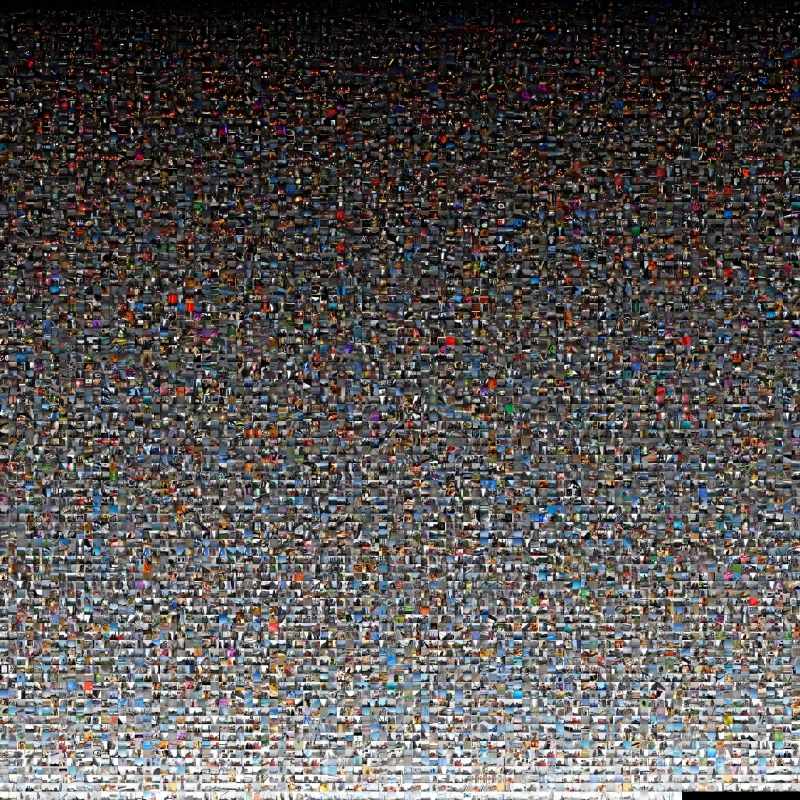
#> input picture frontend/show/state/hero-mosaic.jpg, 2400 x 2400 px (shown at 1/3 size)
$ python -i pixel_analysis.py   (imports and definitions only)
#> lines starting #> are read from the running program, lines starting #| are printed output that depends on the picture; after the words box and inside, x2 and y2 are one past the last pixel; in counts of white or black regions, pixels touching at a corner belong together
#!/usr/bin/env python3
"""
image_analysis.py — Programmatic pixel-level analysis for auto-enhance profiling.

Computes histogram stats, white balance, contrast, noise, and correction
recommendations for every image. Uses the display-tier JPEG (2048px) for speed.

This data complements Gemini's semantic analysis: Gemini tells us *what's in
the photo*, this tells us *what's wrong with the pixels*.

Usage:
    python image_analysis.py                  # Analyze all unprocessed
    python image_analysis.py --test 50        # Only 50 images
    python image_analysis.py --workers 6      # Override parallelism
    python image_analysis.py --force          # Re-analyze everything
"""
from __future__ import annotations

import argparse
import json
import os
import sys
import time
from datetime import datetime, timezone
from multiprocessing import Pool
from pathlib import Path
from typing import Optional, Dict, Any, Tuple

import numpy as np
from PIL import Image

sys.path.insert(0, str(Path(__file__).resolve().parent.parent))
import database as db

# ---------------------------------------------------------------------------
# Configuration
# ---------------------------------------------------------------------------

PROJECT_ROOT = db.PROJECT_ROOT
RENDERED_DIR = PROJECT_ROOT / "images" / "rendered"

# Use full tier (3840px, q92) — closest to original color truth
ANALYSIS_TIER = "full"
ANALYSIS_FORMAT = "jpeg"


# ---------------------------------------------------------------------------
# Core analysis functions
# ---------------------------------------------------------------------------

def analyze_image(image_path: str) -> Optional[Dict[str, Any]]:
    """Run full pixel-level analysis on a single image.

    Returns a dict of metrics, or None on error.
    """
    try:
        img = Image.open(image_path)
#> img is the input picture: PIL image 2400x2400 RGB; mean R, G, B 88.3, 85.1, 83.3
        img = img.convert("RGB")
        arr = np.array(img, dtype=np.float64)

        result = {}

        # --- Brightness / Luminance ---
        # ITU-R BT.601 luma
        luma = 0.299 * arr[:, :, 0] + 0.587 * arr[:, :, 1] + 0.114 * arr[:, :, 2]
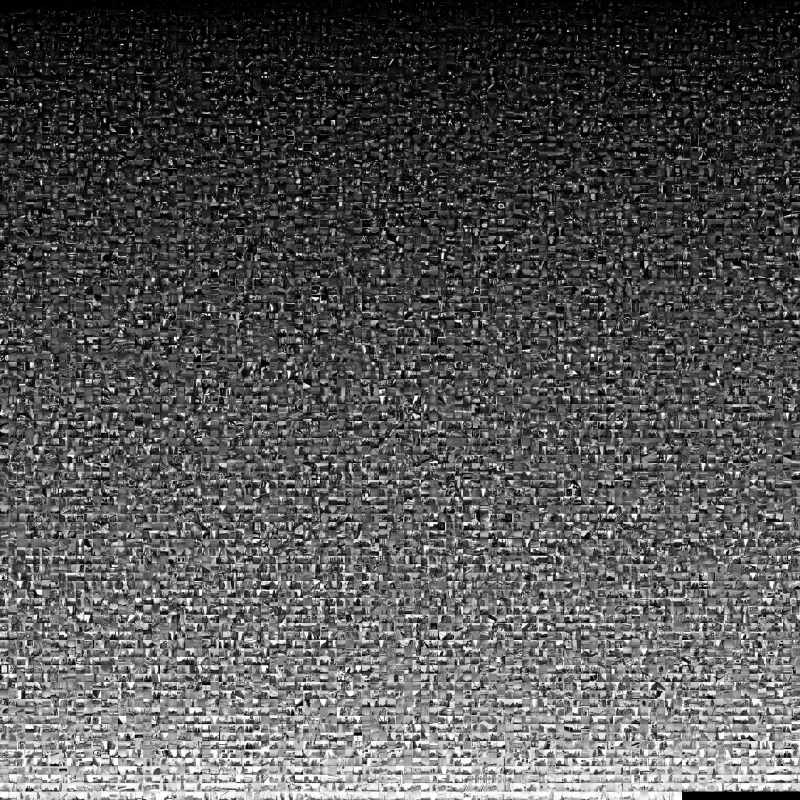
#> luma: shape (2400, 2400) float64 (shown at 1/3 size); min 0, max 255, mean 85.8
        result["mean_brightness"] = float(np.mean(luma))
        result["std_brightness"] = float(np.std(luma))

        # --- Histogram clipping ---
        total_pixels = luma.size
        result["clip_low_pct"] = float(np.sum(luma < 5) / total_pixels * 100)
        result["clip_high_pct"] = float(np.sum(luma > 250) / total_pixels * 100)

        # Dynamic range: 2nd-98th percentile spread
        p2, p98 = np.percentile(luma, [2, 98])
#> p2 = 1; p98 = 246.1
        result["dynamic_range"] = float(p98 - p2)

        # Low-key / high-key detection
        result["is_low_key"] = 1 if result["mean_brightness"] < 60 else 0
        result["is_high_key"] = 1 if result["mean_brightness"] > 190 else 0

        # --- Channel means (for white balance) ---
        mean_r = float(np.mean(arr[:, :, 0]))
#> mean_r = 88.26
        mean_g = float(np.mean(arr[:, :, 1]))
#> mean_g = 85.08
        mean_b = float(np.mean(arr[:, :, 2]))
#> mean_b = 83.31
        result["mean_r"] = mean_r
        result["mean_g"] = mean_g
        result["mean_b"] = mean_b

        # White balance shifts (relative to green as reference)
        grey_mean = (mean_r + mean_g + mean_b) / 3.0
#> grey_mean = 85.55
        if grey_mean > 0:
            result["wb_shift_r"] = float((mean_r - grey_mean) / grey_mean)
            result["wb_shift_b"] = float((mean_b - grey_mean) / grey_mean)
        else:
            result["wb_shift_r"] = 0.0
            result["wb_shift_b"] = 0.0

        # Color cast detection
        result["color_cast"] = _detect_color_cast(
            result["wb_shift_r"], result["wb_shift_b"]
        )

        # --- Saturation (HSV) ---
        # Convert to HSV via numpy for speed
        hsv = _rgb_to_hsv_fast(arr)
#> in _rgb_to_hsv_fast, `mask = delta > 0`:
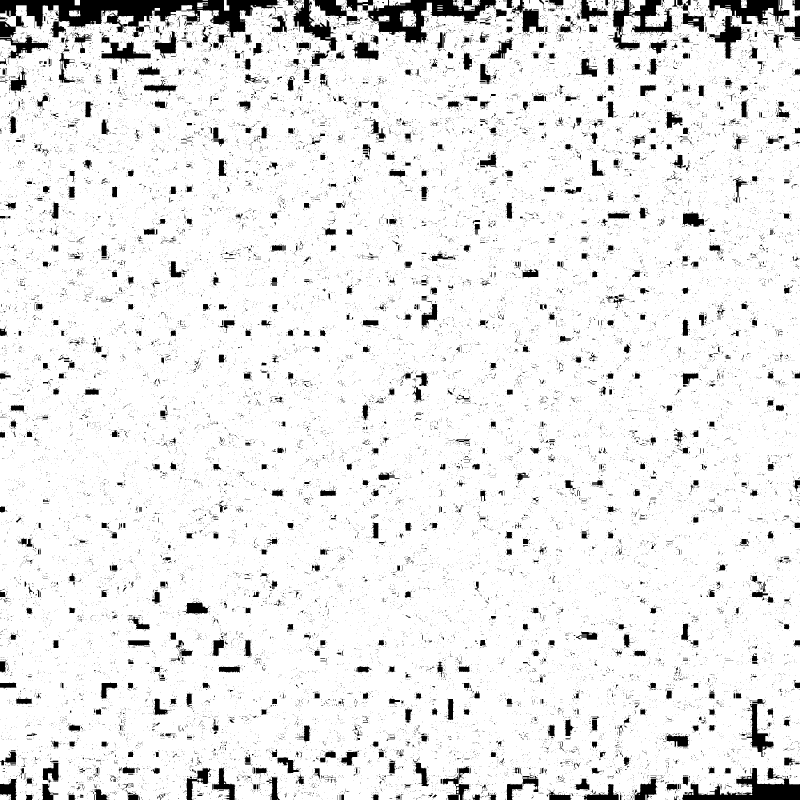
#> mask: shape (2400, 2400) bool (shown at 1/3 size); 92% white; 32268 black regions (30860 under 20 px), largest, box (x1, y1, x2, y2) and area: (0, 0, 840, 112) 42665, (1102, 0, 1520, 132) 19422, (2124, 0, 2368, 176) 13806
#> in _rgb_to_hsv_fast, `return np.stack([hue, sat, maxc], axis=-1)`:
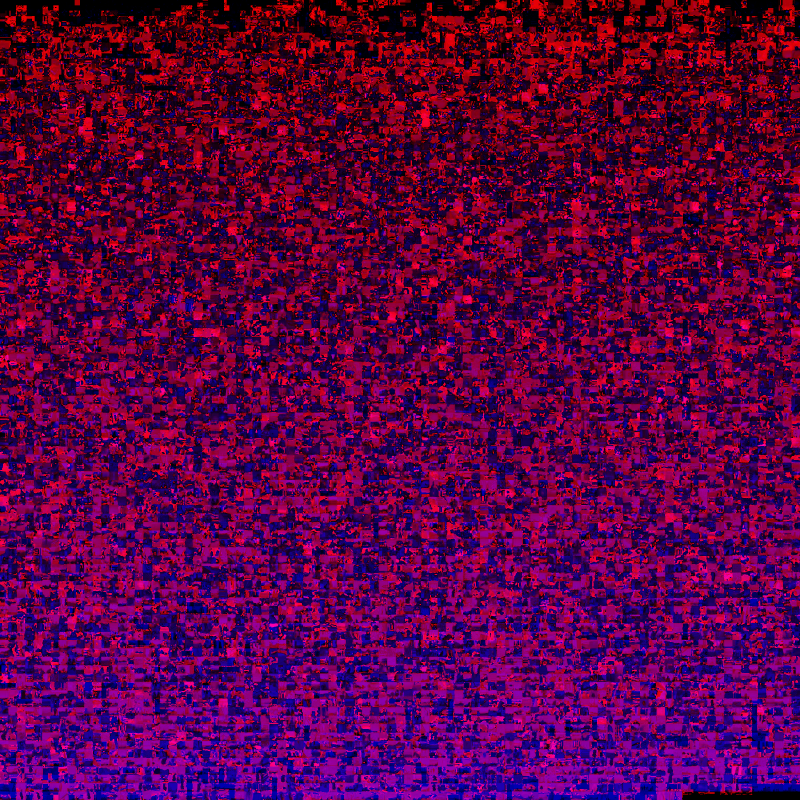
#> returned value: shape (2400, 2400, 3) float64 (shown at 1/3 size); mean of channels 0, 1, 2 128.3, 0.3, 96; drawn with min black and max white
        sat = hsv[:, :, 1]
        result["mean_saturation"] = float(np.mean(sat))
        result["std_saturation"] = float(np.std(sat))

        # Dominant hue (weighted by saturation)
        hue = hsv[:, :, 0]  # 0-360
        # Only consider pixels with meaningful saturation
        sat_mask = sat > 0.1
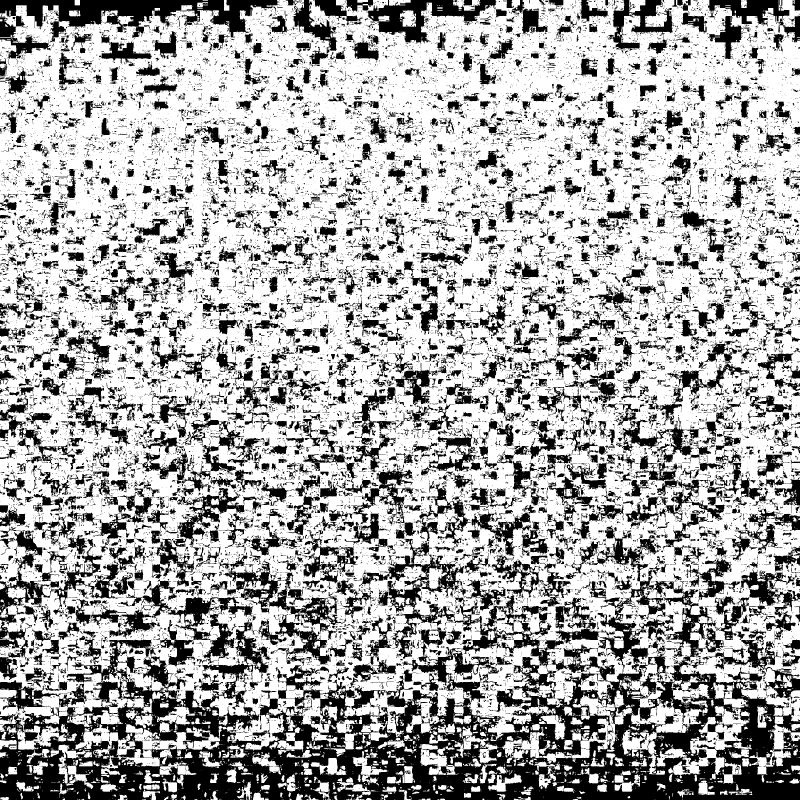
#> sat_mask: shape (2400, 2400) bool (shown at 1/3 size); 67.2% white; 30352 black regions (26541 under 20 px), largest, box (x1, y1, x2, y2) and area: (0, 1575, 2400, 2400) 572872, (0, 0, 840, 176) 49574, (631, 1667, 1038, 1996) 27808
        if np.sum(sat_mask) > 100:
            weighted_hue = hue[sat_mask]
            weighted_sat = sat[sat_mask]
            # Circular mean for hue
            rad = np.deg2rad(weighted_hue)
            sin_sum = np.sum(np.sin(rad) * weighted_sat)
#> sin_sum = 128772
            cos_sum = np.sum(np.cos(rad) * weighted_sat)
#> cos_sum = 500797.9
            mean_hue = np.rad2deg(np.arctan2(sin_sum, cos_sum)) % 360
#> mean_hue = 14.42
            result["dominant_hue"] = int(round(mean_hue))
        else:
            result["dominant_hue"] = -1  # achromatic

        # --- Contrast ---
        # Michelson contrast on luminance percentiles
        if p98 + p2 > 0:
            result["contrast_ratio"] = float((p98 - p2) / (p98 + p2))
        else:
            result["contrast_ratio"] = 0.0

        # --- Noise estimate ---
        # Laplacian variance on luminance (higher = sharper/noisier)
        result["noise_estimate"] = _estimate_noise(luma)
#> in _estimate_noise, `lap = ( -4.0 * patch[1:-1, 1:-1] + patch[:-2, 1:-1] + patch[2:, 1:-1] ..`:
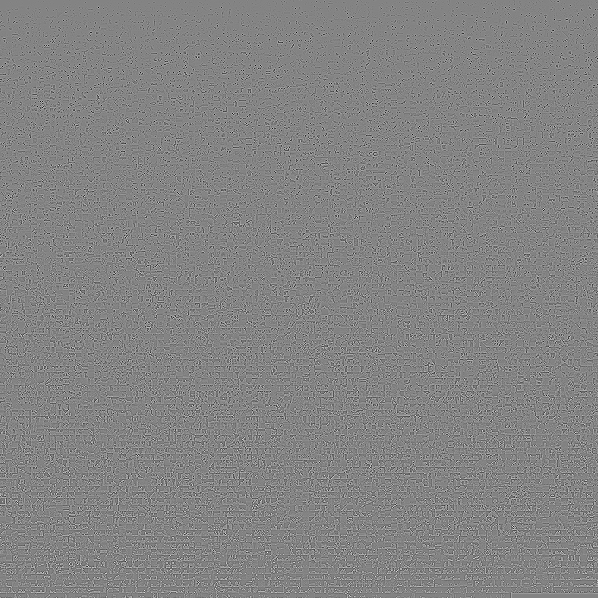
#> lap: shape (598, 598) float64; min -973.1, max 910.6, mean -0.1; drawn with min black and max white
#> in _estimate_noise, `sigma = float(np.sqrt(np.pi / 2.0) * np.median(np.abs(lap)) / 6.0)`: sigma = 14.85

        # --- Zone analysis (shadows / midtones / highlights) ---
        shadows = luma[luma < 64]
        midtones = luma[(luma >= 64) & (luma < 192)]
        highlights = luma[luma >= 192]
        result["shadow_pct"] = float(shadows.size / total_pixels * 100)
        result["midtone_pct"] = float(midtones.size / total_pixels * 100)
        result["highlight_pct"] = float(highlights.size / total_pixels * 100)
        result["shadow_mean"] = float(np.mean(shadows)) if shadows.size > 0 else 0.0
        result["midtone_mean"] = float(np.mean(midtones)) if midtones.size > 0 else 0.0
        result["highlight_mean"] = float(np.mean(highlights)) if highlights.size > 0 else 0.0

        # --- Estimated color temperature (Kelvin, McCamy's approximation) ---
        # Based on chromaticity of the grey-world neutral point
        result["est_color_temp"] = _estimate_color_temp(mean_r, mean_g, mean_b)
#> in _estimate_color_temp, `r_norm = mean_r / mean_g`: r_norm = 1.04
#> in _estimate_color_temp, `b_norm = mean_b / mean_g`: b_norm = 0.979
#> in _estimate_color_temp, `rb_ratio = r_norm / b_norm`: rb_ratio = 1.06
#> in _estimate_color_temp, `temp = int(3500 + (1.5 - rb_ratio) * 5000)`: temp = 5702

        # --- Per-channel WB in shadows vs highlights ---
        # Important: WB can differ in shadows (warm) vs highlights (cool)
        if shadows.size > 100:
            shadow_mask = luma < 64
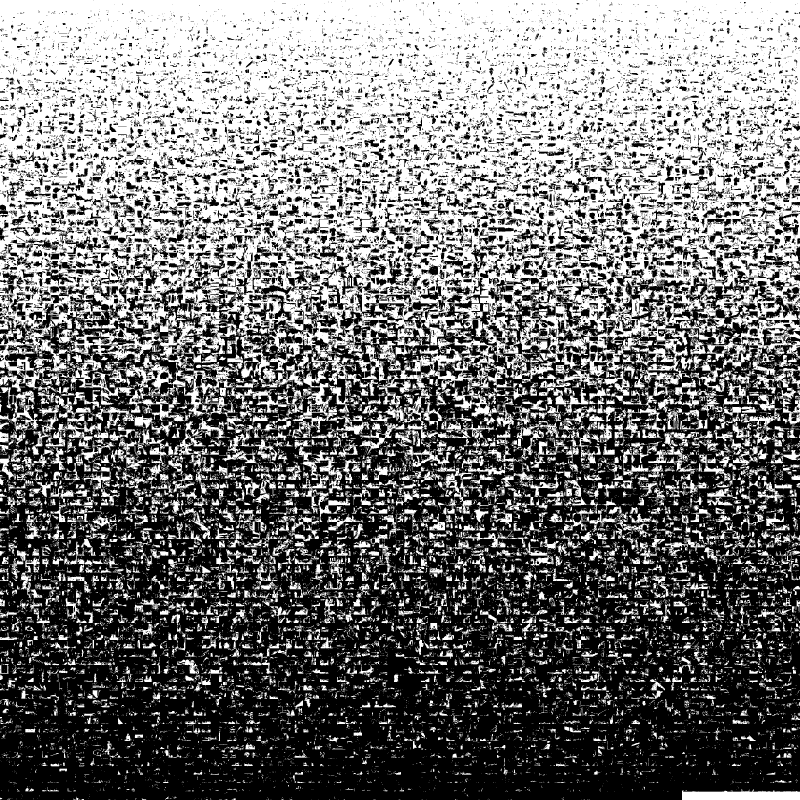
#> shadow_mask: shape (2400, 2400) bool (shown at 1/3 size); 45.6% white; 24296 white regions (20570 under 20 px), largest, box (x1, y1, x2, y2) and area: (0, 0, 2400, 1264) 1903642, (1133, 1014, 1567, 1283) 27807, (876, 1062, 1111, 1316) 12946
            sr = float(np.mean(arr[:, :, 0][shadow_mask]))
#> sr = 30.86
            sg = float(np.mean(arr[:, :, 1][shadow_mask]))
#> sg = 26.13
            sb = float(np.mean(arr[:, :, 2][shadow_mask]))
#> sb = 25.11
            sg_mean = (sr + sg + sb) / 3.0
#> sg_mean = 27.37
            result["shadow_wb_r"] = float((sr - sg_mean) / sg_mean) if sg_mean > 0 else 0.0
            result["shadow_wb_b"] = float((sb - sg_mean) / sg_mean) if sg_mean > 0 else 0.0
        else:
            result["shadow_wb_r"] = 0.0
            result["shadow_wb_b"] = 0.0

        if highlights.size > 100:
            high_mask = luma >= 192
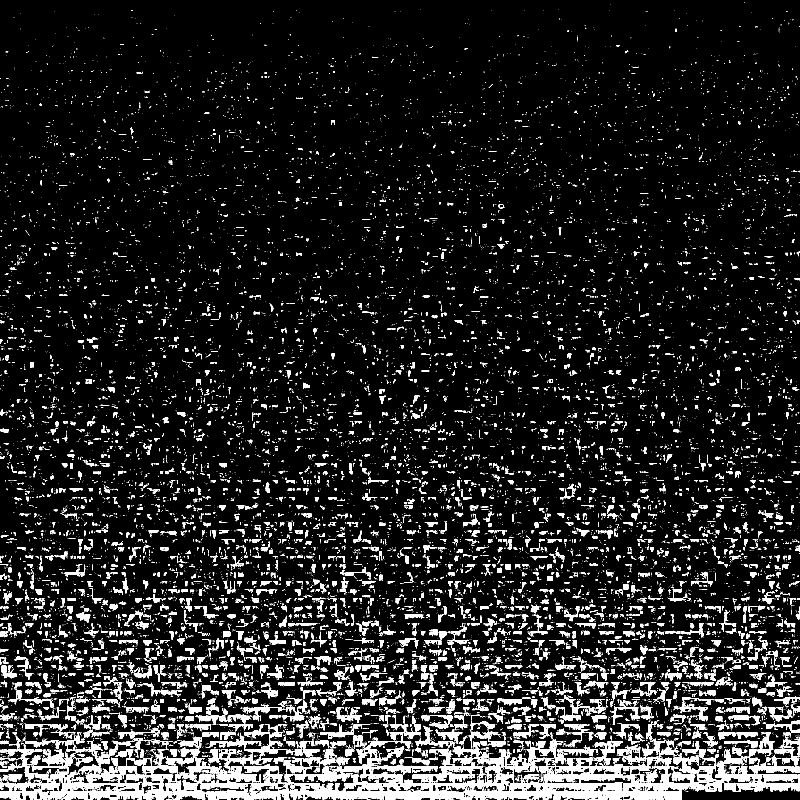
#> high_mask: shape (2400, 2400) bool (shown at 1/3 size); 9.5% white; 20376 white regions (17150 under 20 px), largest, box (x1, y1, x2, y2) and area: (0, 2147, 2400, 2400) 148445, (624, 2191, 859, 2312) 6988, (853, 2248, 1057, 2347) 5777
            hr = float(np.mean(arr[:, :, 0][high_mask]))
#> hr = 223.6
            hg = float(np.mean(arr[:, :, 1][high_mask]))
#> hg = 225.4
            hb = float(np.mean(arr[:, :, 2][high_mask]))
#> hb = 223.4
            hg_mean = (hr + hg + hb) / 3.0
#> hg_mean = 224.1
            result["highlight_wb_r"] = float((hr - hg_mean) / hg_mean) if hg_mean > 0 else 0.0
            result["highlight_wb_b"] = float((hb - hg_mean) / hg_mean) if hg_mean > 0 else 0.0
        else:
            result["highlight_wb_r"] = 0.0
            result["highlight_wb_b"] = 0.0

        # --- Histogram summary (compact) ---
        # 16-bin histogram for each channel + luminance
        hist_r, _ = np.histogram(arr[:, :, 0], bins=16, range=(0, 256))
#> hist_r = [868846, 587841, 539055, 522171, 494071, 453704, 400016, 348515, 303613, 260039, 220638, 180594, 152069, 134369, 119514, 174945]
        hist_g, _ = np.histogram(arr[:, :, 1], bins=16, range=(0, 256))
#> hist_g = [1001653, 593894, 547710, 511796, 476704, 442417, 382346, 331218, 283372, 243701, 203514, 175801, 151460, 129529, 112286, 172599]
        hist_b, _ = np.histogram(arr[:, :, 2], bins=16, range=(0, 256))
#> hist_b = [1106087, 612418, 556056, 511144, 458532, 409921, 360415, 303287, 256295, 223777, 195605, 166901, 148568, 137425, 123599, 189970]
        hist_l, _ = np.histogram(luma, bins=16, range=(0, 256))
#> hist_l = [955131, 594412, 548677, 525560, 490617, 453616, 393050, 337178, 285595, 244852, 208209, 176161, 146643, 126436, 112698, 161165]
        # Normalize to percentages
        result["histogram_json"] = json.dumps({
            "r": (hist_r / total_pixels * 100).round(2).tolist(),
            "g": (hist_g / total_pixels * 100).round(2).tolist(),
            "b": (hist_b / total_pixels * 100).round(2).tolist(),
            "l": (hist_l / total_pixels * 100).round(2).tolist(),
        })

        return result

    except Exception as e:
        print(f"  Error analyzing {image_path}: {e}", file=sys.stderr)
        return None


def _detect_color_cast(wb_r: float, wb_b: float) -> str:
    """Classify color cast from WB shifts."""
    threshold = 0.05  # 5% deviation from grey
    if abs(wb_r) < threshold and abs(wb_b) < threshold:
        return "none"
    if wb_r > threshold and wb_b < -threshold:
        return "warm"      # red-shifted, blue-deficient
    if wb_r < -threshold and wb_b > threshold:
        return "cool"      # blue-shifted, red-deficient
    if wb_r > threshold and wb_b > threshold:
        return "magenta"   # both red and blue elevated (green-deficient)
    if wb_r < -threshold and wb_b < -threshold:
        return "green"     # green-dominant
    if wb_r > threshold:
        return "warm"
    if wb_b > threshold:
        return "cool"
    return "none"


def _estimate_color_temp(mean_r: float, mean_g: float, mean_b: float) -> int:
    """Estimate correlated color temperature from grey-world RGB means.

    Uses a simplified version of Robertson's method. Returns Kelvin.
    Range: ~2000K (very warm/tungsten) to ~10000K (very cool/shade).
    """
    if mean_r <= 0 or mean_g <= 0 or mean_b <= 0:
        return 6500  # default daylight

    # Normalize to approximate white point
    r_norm = mean_r / mean_g
    b_norm = mean_b / mean_g

    # Heuristic mapping based on R/B ratio
    # High R/B = warm (low Kelvin), Low R/B = cool (high Kelvin)
    if b_norm < 0.001:
        return 2000
    rb_ratio = r_norm / b_norm

    # Piecewise linear approximation calibrated to common light sources
    if rb_ratio > 2.0:
        temp = 2000
    elif rb_ratio > 1.5:
        temp = int(2000 + (2.0 - rb_ratio) * 3000)
    elif rb_ratio > 1.0:
        temp = int(3500 + (1.5 - rb_ratio) * 5000)
    elif rb_ratio > 0.7:
        temp = int(6000 + (1.0 - rb_ratio) * 6667)
    else:
        temp = 10000

    return max(2000, min(10000, temp))


def _rgb_to_hsv_fast(arr: np.ndarray) -> np.ndarray:
    """Convert RGB array (float64 0-255) to HSV (H:0-360, S:0-1, V:0-255)."""
    r, g, b = arr[:, :, 0], arr[:, :, 1], arr[:, :, 2]
    maxc = np.maximum(np.maximum(r, g), b)
    minc = np.minimum(np.minimum(r, g), b)
    delta = maxc - minc

    # Hue
    hue = np.zeros_like(delta)
    mask = delta > 0
    rm = mask & (maxc == r)
    gm = mask & (maxc == g) & ~rm
    bm = mask & ~rm & ~gm

    hue[rm] = 60.0 * (((g[rm] - b[rm]) / delta[rm]) % 6)
    hue[gm] = 60.0 * (((b[gm] - r[gm]) / delta[gm]) + 2)
    hue[bm] = 60.0 * (((r[bm] - g[bm]) / delta[bm]) + 4)

    # Saturation
    sat = np.zeros_like(delta)
    sat[maxc > 0] = delta[maxc > 0] / maxc[maxc > 0]

    return np.stack([hue, sat, maxc], axis=-1)


def _estimate_noise(luma: np.ndarray) -> float:
    """Estimate noise via Laplacian variance on a downsampled patch.

    Uses the robust median estimator from Immerkaer (1996).
    """
    # Downsample for speed (512px max dimension)
    h, w = luma.shape
    scale = min(1.0, 512.0 / max(h, w))
    if scale < 1.0:
        sh, sw = int(h * scale), int(w * scale)
        # Simple stride-based downsample
        step_h = max(1, h // sh)
        step_w = max(1, w // sw)
        patch = luma[::step_h, ::step_w]
    else:
        patch = luma

    # Laplacian kernel convolution via numpy
    # [0,1,0; 1,-4,1; 0,1,0]
    lap = (
        -4.0 * patch[1:-1, 1:-1]
        + patch[:-2, 1:-1] + patch[2:, 1:-1]
        + patch[1:-1, :-2] + patch[1:-1, 2:]
    )
    # Robust noise estimate (sigma = sqrt(pi/2) * median(|laplacian|) / 6)
    sigma = float(np.sqrt(np.pi / 2.0) * np.median(np.abs(lap)) / 6.0)
    return round(sigma, 3)


# ---------------------------------------------------------------------------
# Worker process
# ---------------------------------------------------------------------------

# [185 lines left out: functions _process_one, main, not called in this run]


# [2 lines not run here, left out]

>>> result = analyze_image('../../frontend/show/state/hero-mosaic.jpg')
#> result = 30 items
